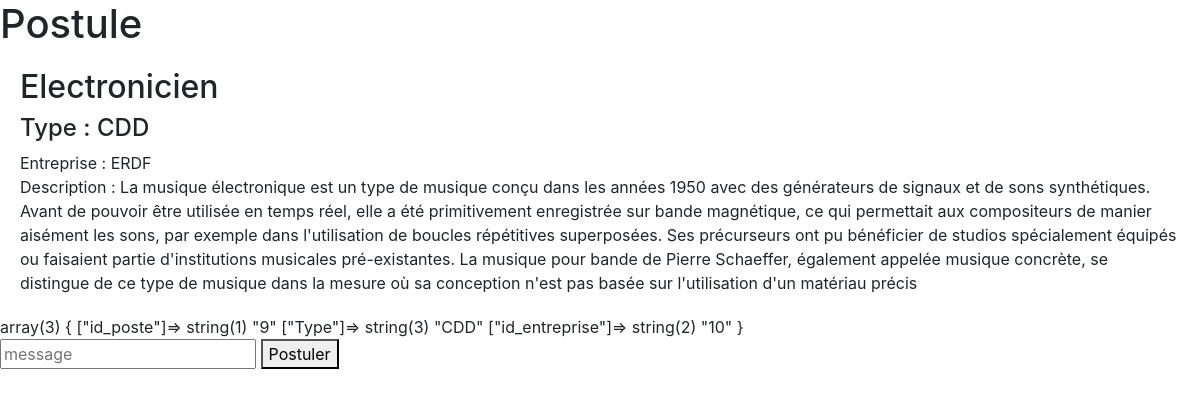
/postule.php?id=9, run on the app's committed database.
### tables this page shows
CREATE TABLE `annonce` (
  `id` int(11) NOT NULL,
  `id_entreprice` int(11) DEFAULT NULL,
  `titre` varchar(60) NOT NULL,
  `type` varchar(60) NOT NULL,
  `description_annonce` varchar(2555) NOT NULL
);

CREATE TABLE `entreprise` (
  `id` int(11) NOT NULL,
  `nom` varchar(30) NOT NULL,
  `description` varchar(300) NOT NULL
);

### postule.php (the view, shortened to what this page needs)
<?php
include_once('config/pdo.php');
?>
<!DOCTYPE html>
<html>
<head>
    <link rel="stylesheet" href="https://maxcdn.bootstrapcdn.com/bootstrap/4.4.1/css/bootstrap.min.css">
</head>
<body>
<h1>Postule</h1>
<?php
if (isset($_GET['id']) && ($_GET['id']) > 0) {
    $query = $pdo->prepare(
        'SELECT a.id_entreprice,a.titre,a.type,a.description_annonce,e.nom
         FROM annonce a INNER JOIN entreprise e ON (a.id_entreprice=e.id) WHERE a.id ='.$_GET['id'].''
         );
        $query->execute();
        $result = $query->fetchAll(PDO::FETCH_ASSOC);
    foreach($result as $value){
        echo "
        <div style='margin: 20px;'>
            <h2>".$value['titre']."</h2>
            <h4>Type : ".$value['type']."</h3>
            <span>Entreprise : ".$value['nom']."</span>
            <p>Description : ".$value['description_annonce']."</p>
        </div>";
    }
}
var_dump($_SESSION);
?>
<form action="post.php" method="post">
    <input type="text" name="message1" placeholder="message"/>
    <button type="submit">Postuler</button>
</form>
</body>
</html>

### data on the page
annonce: titre "Electronicien", type "CDD", entreprise.nom "ERDF", description_annonce "La musique électronique est un type de musique conçu dans les années 1950 avec des générateurs de signaux et de sons synthétiques. Avant de pouvoir être utilisée en temps réel, elle a été primitivement enregistrée sur bande magnétique, ce qui permettait aux compositeurs de manier aisément les sons, par exemple dans l'utilisation de boucles répétitives superposées. Ses précurseurs ont pu bénéficier de studios spécialement équipés ou faisaient partie d'institutions musicales pré-existantes. La musique pour bande de Pierre Schaeffer, également appelée musique concrète, se distingue de ce type de musique dans la mesure où sa conception n'est pas basée sur l'utilisation d'un matériau précis"
